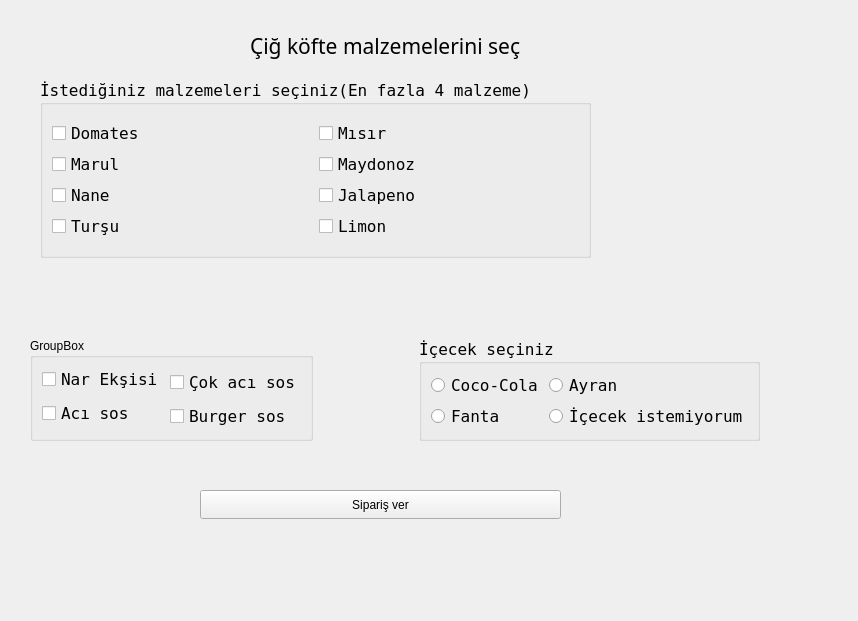
<?xml version="1.0" encoding="UTF-8"?>
<ui version="4.0">
 <class>Widget</class>
 <widget class="QWidget" name="Widget">
  <property name="geometry">
   <rect>
    <x>0</x>
    <y>0</y>
    <width>858</width>
    <height>621</height>
   </rect>
  </property>
  <property name="windowTitle">
   <string>Widget</string>
  </property>
  <widget class="QLabel" name="label">
   <property name="geometry">
    <rect>
     <x>250</x>
     <y>30</y>
     <width>451</width>
     <height>31</height>
    </rect>
   </property>
   <property name="sizePolicy">
    <sizepolicy hsizetype="Expanding" vsizetype="Preferred">
     <horstretch>0</horstretch>
     <verstretch>0</verstretch>
    </sizepolicy>
   </property>
   <property name="font">
    <font>
     <family>Gabriola</family>
     <pointsize>16</pointsize>
     <bold>false</bold>
    </font>
   </property>
   <property name="text">
    <string>Çiğ köfte malzemelerini seç </string>
   </property>
  </widget>
  <widget class="QPushButton" name="pushButton">
   <property name="geometry">
    <rect>
     <x>200</x>
     <y>490</y>
     <width>361</width>
     <height>29</height>
    </rect>
   </property>
   <property name="text">
    <string>Sipariş ver</string>
   </property>
  </widget>
  <widget class="QGroupBox" name="groupBox">
   <property name="geometry">
    <rect>
     <x>40</x>
     <y>80</y>
     <width>551</width>
     <height>178</height>
    </rect>
   </property>
   <property name="font">
    <font>
     <family>Fixedsys</family>
     <pointsize>12</pointsize>
     <underline>false</underline>
    </font>
   </property>
   <property name="title">
    <string>İstediğiniz malzemeleri seçiniz(En fazla 4 malzeme)</string>
   </property>
   <layout class="QVBoxLayout" name="verticalLayout">
    <item>
     <layout class="QGridLayout" name="gridLayout">
      <item row="0" column="0">
       <widget class="QCheckBox" name="domates">
        <property name="text">
         <string>Domates</string>
        </property>
       </widget>
      </item>
      <item row="0" column="1">
       <widget class="QCheckBox" name="misir">
        <property name="text">
         <string>Mısır</string>
        </property>
       </widget>
      </item>
      <item row="1" column="0">
       <widget class="QCheckBox" name="marul">
        <property name="text">
         <string>Marul</string>
        </property>
       </widget>
      </item>
      <item row="1" column="1">
       <widget class="QCheckBox" name="maydonoz">
        <property name="text">
         <string>Maydonoz</string>
        </property>
       </widget>
      </item>
      <item row="2" column="0">
       <widget class="QCheckBox" name="nane">
        <property name="text">
         <string>Nane</string>
        </property>
       </widget>
      </item>
      <item row="2" column="1">
       <widget class="QCheckBox" name="jalapeno">
        <property name="text">
         <string>Jalapeno</string>
        </property>
       </widget>
      </item>
      <item row="3" column="0">
       <widget class="QCheckBox" name="tursu">
        <property name="text">
         <string>Turşu</string>
        </property>
       </widget>
      </item>
      <item row="3" column="1">
       <widget class="QCheckBox" name="limon">
        <property name="text">
         <string>Limon</string>
        </property>
       </widget>
      </item>
     </layout>
    </item>
   </layout>
  </widget>
  <widget class="QWidget" name="">
   <property name="geometry">
    <rect>
     <x>30</x>
     <y>263</y>
     <width>730</width>
     <height>178</height>
    </rect>
   </property>
   <layout class="QHBoxLayout" name="horizontalLayout">
    <item>
     <layout class="QVBoxLayout" name="verticalLayout_5">
      <item>
       <spacer name="verticalSpacer_2">
        <property name="orientation">
         <enum>Qt::Vertical</enum>
        </property>
        <property name="sizeHint" stdset="0">
         <size>
          <width>20</width>
          <height>48</height>
         </size>
        </property>
       </spacer>
      </item>
      <item>
       <widget class="QGroupBox" name="groupBox_3">
        <property name="title">
         <string>GroupBox</string>
        </property>
        <layout class="QVBoxLayout" name="verticalLayout_2">
         <item>
          <layout class="QGridLayout" name="gridLayout_2">
           <item row="0" column="0">
            <widget class="QCheckBox" name="nareksisi">
             <property name="font">
              <font>
               <family>Fixedsys</family>
               <pointsize>12</pointsize>
              </font>
             </property>
             <property name="text">
              <string>Nar Ekşisi</string>
             </property>
            </widget>
           </item>
           <item row="0" column="1" rowspan="2">
            <widget class="QCheckBox" name="cokacisos">
             <property name="font">
              <font>
               <family>Fixedsys</family>
               <pointsize>12</pointsize>
              </font>
             </property>
             <property name="text">
              <string>Çok acı sos</string>
             </property>
            </widget>
           </item>
           <item row="1" column="0" rowspan="2">
            <widget class="QCheckBox" name="acisos">
             <property name="font">
              <font>
               <family>Fixedsys</family>
               <pointsize>12</pointsize>
              </font>
             </property>
             <property name="text">
              <string>Acı sos</string>
             </property>
            </widget>
           </item>
           <item row="2" column="1">
            <widget class="QCheckBox" name="burgersos">
             <property name="font">
              <font>
               <family>Fixedsys</family>
               <pointsize>12</pointsize>
              </font>
             </property>
             <property name="text">
              <string>Burger sos</string>
             </property>
            </widget>
           </item>
          </layout>
         </item>
        </layout>
       </widget>
      </item>
     </layout>
    </item>
    <item>
     <spacer name="horizontalSpacer_2">
      <property name="orientation">
       <enum>Qt::Horizontal</enum>
      </property>
      <property name="sizeHint" stdset="0">
       <size>
        <width>40</width>
        <height>20</height>
       </size>
      </property>
     </spacer>
    </item>
    <item>
     <layout class="QVBoxLayout" name="verticalLayout_4">
      <item>
       <spacer name="verticalSpacer">
        <property name="orientation">
         <enum>Qt::Vertical</enum>
        </property>
        <property name="sizeHint" stdset="0">
         <size>
          <width>20</width>
          <height>38</height>
         </size>
        </property>
       </spacer>
      </item>
      <item>
       <widget class="QGroupBox" name="groupBox_2">
        <property name="font">
         <font>
          <family>Fixedsys</family>
          <pointsize>12</pointsize>
         </font>
        </property>
        <property name="title">
         <string>İçecek seçiniz</string>
        </property>
        <layout class="QVBoxLayout" name="verticalLayout_3">
         <item>
          <layout class="QGridLayout" name="gridLayout_3">
           <item row="0" column="0">
            <widget class="QRadioButton" name="cola">
             <property name="text">
              <string>Coco-Cola</string>
             </property>
            </widget>
           </item>
           <item row="0" column="1">
            <widget class="QRadioButton" name="ayran">
             <property name="text">
              <string>Ayran</string>
             </property>
            </widget>
           </item>
           <item row="1" column="0">
            <widget class="QRadioButton" name="fanta">
             <property name="text">
              <string>Fanta</string>
             </property>
            </widget>
           </item>
           <item row="1" column="1">
            <widget class="QRadioButton" name="nodirnk">
             <property name="text">
              <string>İçecek istemiyorum</string>
             </property>
            </widget>
           </item>
          </layout>
         </item>
        </layout>
       </widget>
      </item>
     </layout>
    </item>
   </layout>
  </widget>
 </widget>
 <resources/>
 <connections/>
</ui>
